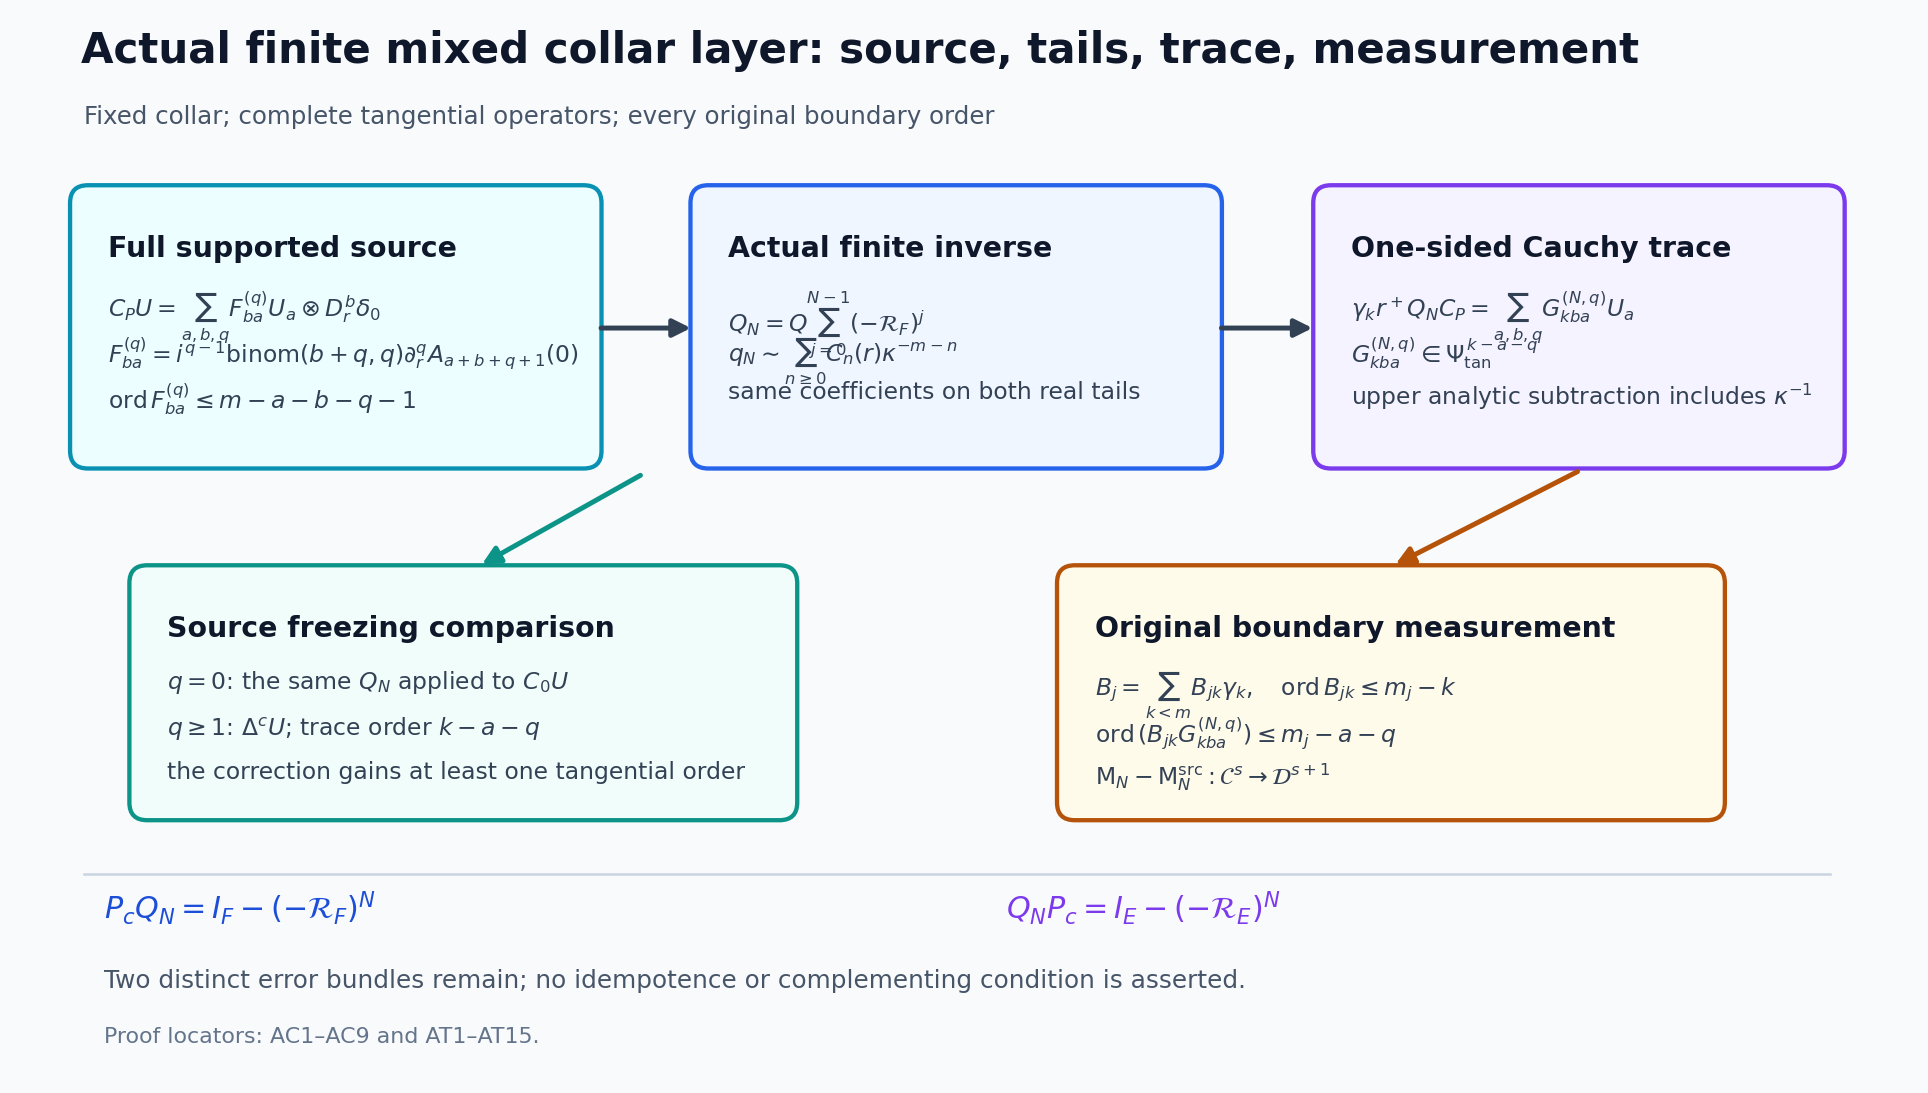

This figure's Python source:
from pathlib import Path
import matplotlib
matplotlib.use("Agg")
import matplotlib.pyplot as plt
from matplotlib.patches import FancyBboxPatch, FancyArrowPatch

out=Path(__file__).resolve().parent
out.mkdir(parents=True,exist_ok=True)
fig,ax=plt.subplots(figsize=(15.8,8.9),dpi=155)
fig.patch.set_facecolor("#f8fafc")
ax.set_facecolor("#f8fafc")
ax.set_xlim(0,16)
ax.set_ylim(0,9)
ax.axis("off")

def box(x,y,w,h,title,lines,edge,face="#ffffff"):
    patch=FancyBboxPatch((x,y),w,h,boxstyle="round,pad=0.14,rounding_size=0.15",
                         linewidth=2,edgecolor=edge,facecolor=face)
    ax.add_patch(patch)
    ax.text(x+0.18,y+h-0.28,title,fontsize=13.2,fontweight="bold",va="top",color="#0f172a")
    for j,t in enumerate(lines):
        ax.text(x+0.18,y+h-0.74-0.39*j,t,fontsize=10.9,va="top",color="#334155")

def arrow(x1,y1,x2,y2,color,label=None):
    ax.add_patch(FancyArrowPatch((x1,y1),(x2,y2),arrowstyle="-|>",mutation_scale=17,
                                 linewidth=2.3,color=color))
    if label:
        ax.text((x1+x2)/2,(y1+y2)/2+0.17,label,fontsize=10.3,ha="center",color=color)

ax.text(0.55,8.6,"Actual finite mixed collar layer: source, tails, trace, measurement",
        fontsize=19.5,fontweight="bold",color="#0f172a")
ax.text(0.58,8.08,"Fixed collar; complete tangential operators; every original boundary order",
        fontsize=11.4,color="#475569")

box(0.6,5.3,4.2,2.12,"Full supported source",
    [r"$C_P U=\sum_{a,b,q} F_{ba}^{(q)}U_a\otimes D_r^b\delta_0$",
     r"$F_{ba}^{(q)}=i^{q-1}\mathrm{binom}(b+q,q)\partial_r^q A_{a+b+q+1}(0)$",
     r"$\mathrm{ord}\,F_{ba}^{(q)}\leq m-a-b-q-1$"],
    "#0891b2","#ecfeff")
box(5.83,5.3,4.2,2.12,"Actual finite inverse",
    [r"$Q_N=Q\sum_{j=0}^{N-1}(-\mathcal{R}_F)^j$",
     r"$q_N\sim\sum_{n\geq0}C_n(r)\kappa^{-m-n}$",
     r"same coefficients on both real tails"],
    "#2563eb","#eff6ff")
box(11.08,5.3,4.2,2.12,"One-sided Cauchy trace",
    [r"$\gamma_k r^+Q_N C_P=\sum_{a,b,q}G^{(N,q)}_{kba}U_a$",
     r"$G^{(N,q)}_{kba}\in\Psi_{\rm tan}^{\,k-a-q}$",
     r"upper analytic subtraction includes $\kappa^{-1}$"],
    "#7c3aed","#f5f3ff")
arrow(4.9,6.35,5.73,6.35,"#334155")
arrow(10.13,6.35,10.97,6.35,"#334155")

box(1.10,2.32,5.35,1.88,"Source freezing comparison",
    [r"$q=0$: the same $Q_N$ applied to $C_0U$",
     r"$q\geq1$: $\Delta^cU$; trace order $k-a-q$",
     r"the correction gains at least one tangential order"],
    "#0d9488","#f0fdfa")
box(8.92,2.32,5.35,1.88,"Original boundary measurement",
    [r"$B_j=\sum_{k<m} B_{jk}\gamma_k,\quad \mathrm{ord}\,B_{jk}\leq m_j-k$",
     r"$\mathrm{ord}\,(B_{jk}G^{(N,q)}_{kba})\leq m_j-a-q$",
     r"$\mathsf{M}_N-\mathsf{M}_N^{\rm src}:\mathcal{C}^s\to\mathcal{D}^{s+1}$"],
    "#b45309","#fffbeb")
arrow(13.2,5.15,11.6,4.33,"#b45309")
arrow(5.3,5.12,3.9,4.33,"#0d9488")

ax.plot([0.58,15.3],[1.72,1.72],color="#cbd5e1",linewidth=1.2)
ax.text(0.75,1.34,r"$P_cQ_N=I_F-(-\mathcal{R}_F)^N$",
        fontsize=14,color="#1d4ed8")
ax.text(8.35,1.34,r"$Q_NP_c=I_E-(-\mathcal{R}_E)^N$",
        fontsize=14,color="#7c3aed")
ax.text(0.75,0.76,"Two distinct error bundles remain; no idempotence or complementing condition is asserted.",
        fontsize=11.5,color="#475569")
ax.text(0.75,0.29,"Proof locators: AC1–AC9 and AT1–AT15.",
        fontsize=10.3,color="#64748b")
fig.savefig(out/"normal_laurent_one_sided_trace.png",bbox_inches="tight",facecolor=fig.get_facecolor())
fig.savefig(out/"normal_laurent_one_sided_trace.svg",bbox_inches="tight",facecolor=fig.get_facecolor())
plt.close(fig)
print(str(out/"normal_laurent_one_sided_trace.png"))
